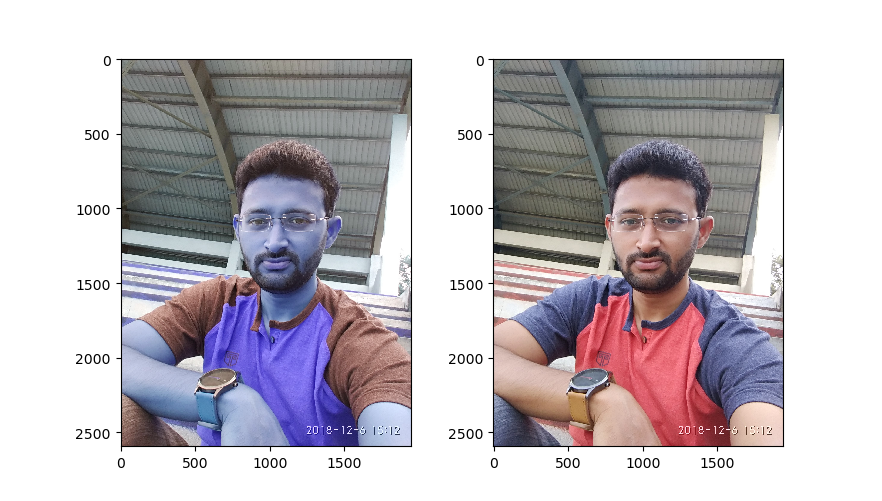

Python code for this plot:
import cv2 as cv
import numpy as np
import matplotlib.pyplot as plt

# NOTE: here don't mention 0 in imread() because you will have a ValueError
# ValueError: not enough values to unpack (expected 3, got 1)
a1 = cv.imread(r"E:\Storage---OLD(20200329)\9---PROJ___7\2-PROJ___opencv\2---my_opencv_work\images\meinpuneiiser.jpg")

#-------------------------
#b,g,r = cv.split(a1)
#a2 = cv.merge([r,g,b])
a2 = a1[:,:,::-1]
# the above code represents the matrix formation of an image
print(a1[:])

plt.subplot(121);plt.imshow(a1)
plt.subplot(122);plt.imshow(a2)
plt.show()

#--------------------------

#cv.imshow("original",a1)
#cv.imshow("modified",a2)
# the above two lines displays the images individually

cv.waitKey(0)
cv.destroyAllWindows()
